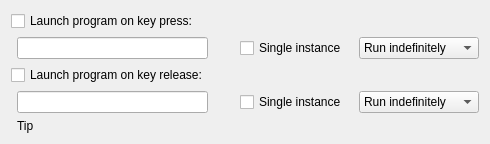
     <widget class="QWidget" name="programTab">
      <property name="sizePolicy">
       <sizepolicy hsizetype="Expanding" vsizetype="Expanding">
        <horstretch>0</horstretch>
        <verstretch>0</verstretch>
       </sizepolicy>
      </property>
      <attribute name="title">
       <string>Program</string>
      </attribute>
      <layout class="QGridLayout" name="gridLayout_4">
       <item row="2" column="1">
        <spacer name="verticalSpacer">
         <property name="orientation">
          <enum>Qt::Vertical</enum>
         </property>
         <property name="sizeType">
          <enum>QSizePolicy::Fixed</enum>
         </property>
         <property name="sizeHint" stdset="0">
          <size>
           <width>0</width>
           <height>0</height>
          </size>
         </property>
        </spacer>
       </item>
       <item row="1" column="0">
        <spacer name="horizontalSpacer">
         <property name="orientation">
          <enum>Qt::Horizontal</enum>
         </property>
         <property name="sizeType">
          <enum>QSizePolicy::Preferred</enum>
         </property>
         <property name="sizeHint" stdset="0">
          <size>
           <width>0</width>
           <height>0</height>
          </size>
         </property>
        </spacer>
       </item>
       <item row="0" column="0" colspan="2">
        <widget class="QCheckBox" name="programKpButton">
         <property name="sizePolicy">
          <sizepolicy hsizetype="Expanding" vsizetype="Fixed">
           <horstretch>0</horstretch>
           <verstretch>0</verstretch>
          </sizepolicy>
         </property>
         <property name="text">
          <string>Launch program on key press:</string>
         </property>
        </widget>
       </item>
       <item row="1" column="1">
        <widget class="QLineEdit" name="programKpBox"/>
       </item>
       <item row="0" column="2" colspan="2">
        <spacer name="horizontalSpacer_11">
         <property name="orientation">
          <enum>Qt::Horizontal</enum>
         </property>
         <property name="sizeHint" stdset="0">
          <size>
           <width>0</width>
           <height>0</height>
          </size>
         </property>
        </spacer>
       </item>
       <item row="1" column="2">
        <spacer name="horizontalSpacer_13">
         <property name="orientation">
          <enum>Qt::Horizontal</enum>
         </property>
         <property name="sizeType">
          <enum>QSizePolicy::Fixed</enum>
         </property>
         <property name="sizeHint" stdset="0">
          <size>
           <width>20</width>
           <height>20</height>
          </size>
         </property>
        </spacer>
       </item>
       <item row="4" column="1">
        <widget class="QLineEdit" name="programKrBox"/>
       </item>
       <item row="3" column="0" colspan="2">
        <widget class="QCheckBox" name="programKrButton">
         <property name="text">
          <string>Launch program on key release:</string>
         </property>
        </widget>
       </item>
       <item row="0" column="4">
        <spacer name="horizontalSpacer_12">
         <property name="orientation">
          <enum>Qt::Horizontal</enum>
         </property>
         <property name="sizeHint" stdset="0">
          <size>
           <width>0</width>
           <height>0</height>
          </size>
         </property>
        </spacer>
       </item>
       <item row="1" column="3" colspan="2">
        <widget class="QWidget" name="programKpExtra" native="true">
         <layout class="QHBoxLayout" name="horizontalLayout_2">
          <property name="spacing">
           <number>12</number>
          </property>
          <property name="leftMargin">
           <number>0</number>
          </property>
          <property name="topMargin">
           <number>0</number>
          </property>
          <property name="rightMargin">
           <number>0</number>
          </property>
          <property name="bottomMargin">
           <number>0</number>
          </property>
          <item>
           <widget class="QCheckBox" name="programKpSIBox">
            <property name="sizePolicy">
             <sizepolicy hsizetype="Expanding" vsizetype="Fixed">
              <horstretch>0</horstretch>
              <verstretch>0</verstretch>
             </sizepolicy>
            </property>
            <property name="text">
             <string>Single instance</string>
            </property>
           </widget>
          </item>
          <item>
           <widget class="QComboBox" name="programKpModeBox">
            <property name="sizePolicy">
             <sizepolicy hsizetype="Expanding" vsizetype="Fixed">
              <horstretch>0</horstretch>
              <verstretch>0</verstretch>
             </sizepolicy>
            </property>
            <item>
             <property name="text">
              <string>Run indefinitely</string>
             </property>
            </item>
            <item>
             <property name="text">
              <string>Stop on release</string>
             </property>
            </item>
            <item>
             <property name="text">
              <string>Stop on re-press</string>
             </property>
            </item>
           </widget>
          </item>
          <item>
           <spacer name="horizontalSpacer_15">
            <property name="orientation">
             <enum>Qt::Horizontal</enum>
            </property>
            <property name="sizeHint" stdset="0">
             <size>
              <width>0</width>
              <height>0</height>
             </size>
            </property>
           </spacer>
          </item>
         </layout>
        </widget>
       </item>
       <item row="4" column="3" colspan="2">
        <widget class="QWidget" name="programKrExtra" native="true">
         <layout class="QHBoxLayout" name="horizontalLayout_3">
          <property name="spacing">
           <number>12</number>
          </property>
          <property name="leftMargin">
           <number>0</number>
          </property>
          <property name="topMargin">
           <number>0</number>
          </property>
          <property name="rightMargin">
           <number>0</number>
          </property>
          <property name="bottomMargin">
           <number>0</number>
          </property>
          <item>
           <widget class="QCheckBox" name="programKrSIBox">
            <property name="sizePolicy">
             <sizepolicy hsizetype="Expanding" vsizetype="Fixed">
              <horstretch>0</horstretch>
              <verstretch>0</verstretch>
             </sizepolicy>
            </property>
            <property name="text">
             <string>Single instance</string>
            </property>
           </widget>
          </item>
          <item>
           <widget class="QComboBox" name="programKrModeBox">
            <property name="sizePolicy">
             <sizepolicy hsizetype="Expanding" vsizetype="Fixed">
              <horstretch>0</horstretch>
              <verstretch>0</verstretch>
             </sizepolicy>
            </property>
            <item>
             <property name="text">
              <string>Run indefinitely</string>
             </property>
            </item>
            <item>
             <property name="text">
              <string>Stop on re-press</string>
             </property>
            </item>
           </widget>
          </item>
          <item>
           <spacer name="horizontalSpacer_16">
            <property name="orientation">
             <enum>Qt::Horizontal</enum>
            </property>
            <property name="sizeHint" stdset="0">
             <size>
              <width>0</width>
              <height>0</height>
             </size>
            </property>
           </spacer>
          </item>
         </layout>
        </widget>
       </item>
       <item row="5" column="1" colspan="4">
        <widget class="QLabel" name="progTipLabel">
         <property name="sizePolicy">
          <sizepolicy hsizetype="Expanding" vsizetype="Expanding">
           <horstretch>0</horstretch>
           <verstretch>0</verstretch>
          </sizepolicy>
         </property>
         <property name="text">
          <string>Tip</string>
         </property>
         <property name="textInteractionFlags">
          <set>Qt::LinksAccessibleByMouse|Qt::TextSelectableByMouse</set>
         </property>
        </widget>
       </item>
      </layout>
     </widget>
